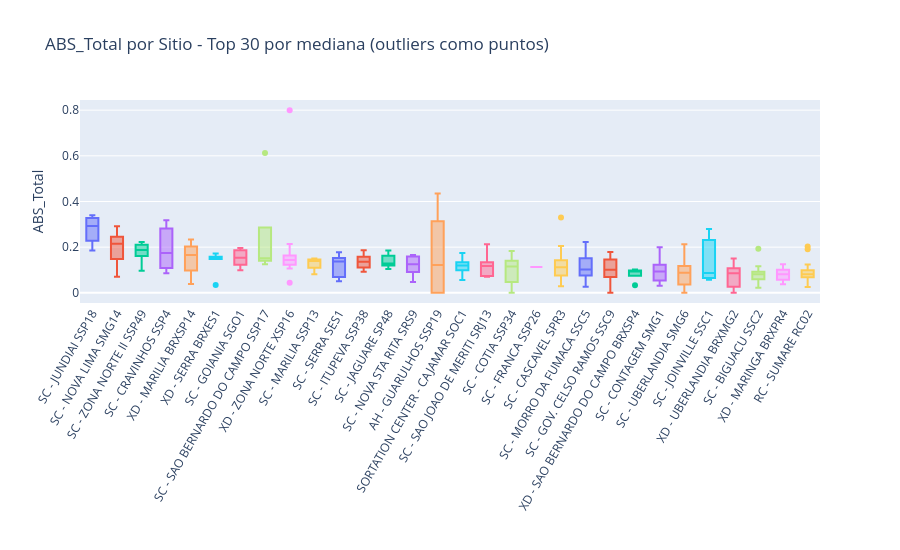

The notebook cell this image was saved under:
### Code cell
# Boxplot interactivo Top 30 sitios por mediana ABS_Total
top30 = df_out.groupby('Operational_name')['ABS_Total'].median().sort_values(ascending=False).head(30).index.tolist()
fig = px.box(
    df_out[df_out['Operational_name'].isin(top30)],
    x='Operational_name', y='ABS_Total',
    category_orders={'Operational_name':top30},
    title='ABS_Total por Sitio - Top 30 por mediana (outliers como puntos)',
    color='Operational_name', points='outliers'
)
fig.update_layout(height=550, showlegend=False, xaxis_tickangle=-60, xaxis_title='')
fig.show()

### Figure 1 — Plotly figure (JSON) as saved in the notebook; plotly's stock layout.template omitted (floating-point values rounded to 4 significant figures)
{"data": [{"alignmentgroup": "True", "boxpoints": "outliers", "hovertemplate": "Operational_name=%{x}<br>ABS_Total=%{y}<extra></extra>", "legendgroup": "SC - JUNDIAI SSP18", "marker": {"color": "#636efa"}, "name": "SC - JUNDIAI SSP18", "notched": false, "offsetgroup": "SC - JUNDIAI SSP18", "orientation": "v", "showlegend": true, "type": "box", "x": ["SC - JUNDIAI SSP18", "SC - JUNDIAI SSP18", "SC - JUNDIAI SSP18", "SC - JUNDIAI SSP18"], "x0": " ", "xaxis": "x", "y": [0.2705, 0.3146, 0.3403, 0.1859], "y0": " ", "yaxis": "y"}, {"alignmentgroup": "True", "boxpoints": "outliers", "hovertemplate": "Operational_name=%{x}<br>ABS_Total=%{y}<extra></extra>", "legendgroup": "SC - NOVA LIMA SMG14", "marker": {"color": "#EF553B"}, "name": "SC - NOVA LIMA SMG14", "notched": false, "offsetgroup": "SC - NOVA LIMA SMG14", "orientation": "v", "showlegend": true, "type": "box", "x": ["SC - NOVA LIMA SMG14", "SC - NOVA LIMA SMG14", "SC - NOVA LIMA SMG14", "SC - NOVA LIMA SMG14", "SC - NOVA LIMA SMG14"], "x0": " ", "xaxis": "x", "y": [0.1745, 0.2918, 0.2155, 0.2309, 0.0701], "y0": " ", "yaxis": "y"}, {"alignmentgroup": "True", "boxpoints": "outliers", "hovertemplate": "Operational_name=%{x}<br>ABS_Total=%{y}<extra></extra>", "legendgroup": "SC - ZONA NORTE II SSP49", "marker": {"color": "#00cc96"}, "name": "SC - ZONA NORTE II SSP49", "notched": false, "offsetgroup": "SC - ZONA NORTE II SSP49", "orientation": "v", "showlegend": true, "type": "box", "x": ["SC - ZONA NORTE II SSP49", "SC - ZONA NORTE II SSP49", "SC - ZONA NORTE II SSP49", "SC - ZONA NORTE II SSP49", "SC - ZONA NORTE II SSP49", "SC - ZONA NORTE II SSP49", "SC - ZONA NORTE II SSP49", "SC - ZONA NORTE II SSP49"], "x0": " ", "xaxis": "x", "y": [0.2221, 0.2001, 0.1769, 0.1634, 0.1582, 0.2229, 0.1987, 0.09683], "y0": " ", "yaxis": "y"}, {"alignmentgroup": "True", "boxpoints": "outliers", "hovertemplate": "Operational_name=%{x}<br>ABS_Total=%{y}<extra></extra>", "legendgroup": "SC - CRAVINHOS SSP4", "marker": {"color": "#ab63fa"}, "name": "SC - CRAVINHOS SSP4", "notched": false, "offsetgroup": "SC - CRAVINHOS SSP4", "orientation": "v", "showlegend": true, "type": "box", "x": ["SC - CRAVINHOS SSP4", "SC - CRAVINHOS SSP4", "SC - CRAVINHOS SSP4"], "x0": " ", "xaxis": "x", "y": [0.1748, 0.3177, 0.08608], "y0": " ", "yaxis": "y"}, {"alignmentgroup": "True", "boxpoints": "outliers", "hovertemplate": "Operational_name=%{x}<br>ABS_Total=%{y}<extra></extra>", "legendgroup": "XD - MARILIA BRXSP14", "marker": {"color": "#FFA15A"}, "name": "XD - MARILIA BRXSP14", "notched": false, "offsetgroup": "XD - MARILIA BRXSP14", "orientation": "v", "showlegend": true, "type": "box", "x": ["XD - MARILIA BRXSP14", "XD - MARILIA BRXSP14", "XD - MARILIA BRXSP14", "XD - MARILIA BRXSP14"], "x0": " ", "xaxis": "x", "y": [0.2339, 0.173, 0.1575, 0.03865], "y0": " ", "yaxis": "y"}, {"alignmentgroup": "True", "boxpoints": "outliers", "hovertemplate": "Operational_name=%{x}<br>ABS_Total=%{y}<extra></extra>", "legendgroup": "XD - SERRA BRXES1", "marker": {"color": "#19d3f3"}, "name": "XD - SERRA BRXES1", "notched": false, "offsetgroup": "XD - SERRA BRXES1", "orientation": "v", "showlegend": true, "type": "box", "x": ["XD - SERRA BRXES1", "XD - SERRA BRXES1", "XD - SERRA BRXES1", "XD - SERRA BRXES1", "XD - SERRA BRXES1", "XD - SERRA BRXES1"], "x0": " ", "xaxis": "x", "y": [0.1483, 0.1541, 0.1585, 0.1555, 0.1728, 0.03462], "y0": " ", "yaxis": "y"}, {"alignmentgroup": "True", "boxpoints": "outliers", "hovertemplate": "Operational_name=%{x}<br>ABS_Total=%{y}<extra></extra>", "legendgroup": "SC - GOIANIA SGO1", "marker": {"color": "#FF6692"}, "name": "SC - GOIANIA SGO1", "notched": false, "offsetgroup": "SC - GOIANIA SGO1", "orientation": "v", "showlegend": true, "type": "box", "x": ["SC - GOIANIA SGO1", "SC - GOIANIA SGO1", "SC - GOIANIA SGO1", "SC - GOIANIA SGO1", "SC - GOIANIA SGO1", "SC - GOIANIA SGO1"], "x0": " ", "xaxis": "x", "y": [0.1228, 0.1505, 0.1868, 0.1969, 0.1578, 0.09868], "y0": " ", "yaxis": "y"}, {"alignmentgroup": "True", "boxpoints": "outliers", "hovertemplate": "Operational_name=%{x}<br>ABS_Total=%{y}<extra></extra>", "legendgroup": "SC - SAO BERNARDO DO CAMPO SSP17", "marker": {"color": "#B6E880"}, "name": "SC - SAO BERNARDO DO CAMPO SSP17", "notched": false, "offsetgroup": "SC - SAO BERNARDO DO CAMPO SSP17", "orientation": "v", "showlegend": true, "type": "box", "x": ["SC - SAO BERNARDO DO CAMPO SSP17", "SC - SAO BERNARDO DO CAMPO SSP17", "SC - SAO BERNARDO DO CAMPO SSP17", "SC - SAO BERNARDO DO CAMPO SSP17", "SC - SAO BERNARDO DO CAMPO SSP17"], "x0": " ", "xaxis": "x", "y": [0.6125, 0.1463, 0.1515, 0.125, 0.1777], "y0": " ", "yaxis": "y"}, {"alignmentgroup": "True", "boxpoints": "outliers", "hovertemplate": "Operational_name=%{x}<br>ABS_Total=%{y}<extra></extra>", "legendgroup": "XD - ZONA NORTE XSP16", "marker": {"color": "#FF97FF"}, "name": "XD - ZONA NORTE XSP16", "notched": false, "offsetgroup": "XD - ZONA NORTE XSP16", "orientation": "v", "showlegend": true, "type": "box", "x": ["XD - ZONA NORTE XSP16", "XD - ZONA NORTE XSP16", "XD - ZONA NORTE XSP16", "XD - ZONA NORTE XSP16", "XD - ZONA NORTE XSP16", "XD - ZONA NORTE XSP16", "XD - ZONA NORTE XSP16", "XD - ZONA NORTE XSP16", "XD - ZONA NORTE XSP16", "XD - ZONA NORTE XSP16", "XD - ZONA NORTE XSP16", "XD - ZONA NORTE XSP16", "XD - ZONA NORTE XSP16"], "x0": " ", "xaxis": "x", "y": [0.8, 0.2134, 0.1751, 0.1071, 0.1108, 0.1276, 0.1594, 0.1442, 0.1395, 0.13, 0.1466, 0.1567, 0.04451], "y0": " ", "yaxis": "y"}, {"alignmentgroup": "True", "boxpoints": "outliers", "hovertemplate": "Operational_name=%{x}<br>ABS_Total=%{y}<extra></extra>", "legendgroup": "SC - MARILIA SSP13", "marker": {"color": "#FECB52"}, "name": "SC - MARILIA SSP13", "notched": false, "offsetgroup": "SC - MARILIA SSP13", "orientation": "v", "showlegend": true, "type": "box", "x": ["SC - MARILIA SSP13", "SC - MARILIA SSP13", "SC - MARILIA SSP13", "SC - MARILIA SSP13"], "x0": " ", "xaxis": "x", "y": [0.1378, 0.1499, 0.1416, 0.08194], "y0": " ", "yaxis": "y"}, {"alignmentgroup": "True", "boxpoints": "outliers", "hovertemplate": "Operational_name=%{x}<br>ABS_Total=%{y}<extra></extra>", "legendgroup": "SC - SERRA SES1", "marker": {"color": "#636efa"}, "name": "SC - SERRA SES1", "notched": false, "offsetgroup": "SC - SERRA SES1", "orientation": "v", "showlegend": true, "type": "box", "x": ["SC - SERRA SES1", "SC - SERRA SES1", "SC - SERRA SES1", "SC - SERRA SES1", "SC - SERRA SES1", "SC - SERRA SES1"], "x0": " ", "xaxis": "x", "y": [0.05103, 0.1529, 0.1397, 0.1356, 0.1782, 0.06897], "y0": " ", "yaxis": "y"}, {"alignmentgroup": "True", "boxpoints": "outliers", "hovertemplate": "Operational_name=%{x}<br>ABS_Total=%{y}<extra></extra>", "legendgroup": "SC - ITUPEVA SSP38", "marker": {"color": "#EF553B"}, "name": "SC - ITUPEVA SSP38", "notched": false, "offsetgroup": "SC - ITUPEVA SSP38", "orientation": "v", "showlegend": true, "type": "box", "x": ["SC - ITUPEVA SSP38", "SC - ITUPEVA SSP38", "SC - ITUPEVA SSP38", "SC - ITUPEVA SSP38", "SC - ITUPEVA SSP38", "SC - ITUPEVA SSP38"], "x0": " ", "xaxis": "x", "y": [0.1115, 0.09215, 0.1311, 0.1582, 0.1866, 0.1421], "y0": " ", "yaxis": "y"}, {"alignmentgroup": "True", "boxpoints": "outliers", "hovertemplate": "Operational_name=%{x}<br>ABS_Total=%{y}<extra></extra>", "legendgroup": "SC - JAGUARE SP48", "marker": {"color": "#00cc96"}, "name": "SC - JAGUARE SP48", "notched": false, "offsetgroup": "SC - JAGUARE SP48", "orientation": "v", "showlegend": true, "type": "box", "x": ["SC - JAGUARE SP48", "SC - JAGUARE SP48", "SC - JAGUARE SP48", "SC - JAGUARE SP48", "SC - JAGUARE SP48", "SC - JAGUARE SP48", "SC - JAGUARE SP48", "SC - JAGUARE SP48", "SC - JAGUARE SP48", "SC - JAGUARE SP48", "SC - JAGUARE SP48"], "x0": " ", "xaxis": "x", "y": [0.1084, 0.1291, 0.1708, 0.1192, 0.1235, 0.1852, 0.1289, 0.1292, 0.1633, 0.1579, 0.1047], "y0": " ", "yaxis": "y"}, {"alignmentgroup": "True", "boxpoints": "outliers", "hovertemplate": "Operational_name=%{x}<br>ABS_Total=%{y}<extra></extra>", "legendgroup": "SC - NOVA STA RITA SRS9", "marker": {"color": "#ab63fa"}, "name": "SC - NOVA STA RITA SRS9", "notched": false, "offsetgroup": "SC - NOVA STA RITA SRS9", "orientation": "v", "showlegend": true, "type": "box", "x": ["SC - NOVA STA RITA SRS9", "SC - NOVA STA RITA SRS9", "SC - NOVA STA RITA SRS9", "SC - NOVA STA RITA SRS9", "SC - NOVA STA RITA SRS9", "SC - NOVA STA RITA SRS9", "SC - NOVA STA RITA SRS9", "SC - NOVA STA RITA SRS9", "SC - NOVA STA RITA SRS9", "SC - NOVA STA RITA SRS9"], "x0": " ", "xaxis": "x", "y": [0.0657, 0.09149, 0.1608, 0.1126, 0.1344, 0.1587, 0.1659, 0.1154, 0.1407, 0.04749], "y0": " ", "yaxis": "y"}, {"alignmentgroup": "True", "boxpoints": "outliers", "hovertemplate": "Operational_name=%{x}<br>ABS_Total=%{y}<extra></extra>", "legendgroup": "AH - GUARULHOS SSP19", "marker": {"color": "#FFA15A"}, "name": "AH - GUARULHOS SSP19", "notched": false, "offsetgroup": "AH - GUARULHOS SSP19", "orientation": "v", "showlegend": true, "type": "box", "x": ["AH - GUARULHOS SSP19", "AH - GUARULHOS SSP19", "AH - GUARULHOS SSP19", "AH - GUARULHOS SSP19", "AH - GUARULHOS SSP19", "AH - GUARULHOS SSP19", "AH - GUARULHOS SSP19", "AH - GUARULHOS SSP19", "AH - GUARULHOS SSP19", "AH - GUARULHOS SSP19", "AH - GUARULHOS SSP19", "AH - GUARULHOS SSP19", "AH - GUARULHOS SSP19"], "x0": " ", "xaxis": "x", "y": [0.1346, 0.0, 0.0, 0.0, 0.0, 0.0, 0.025, 0.3, 0.3542, 0.3596, 0.4348, 0.2623, 0.1215], "y0": " ", "yaxis": "y"}, {"alignmentgroup": "True", "boxpoints": "outliers", "hovertemplate": "Operational_name=%{x}<br>ABS_Total=%{y}<extra></extra>", "legendgroup": "SORTATION CENTER - CAJAMAR SOC1", "marker": {"color": "#19d3f3"}, "name": "SORTATION CENTER - CAJAMAR SOC1", "notched": false, "offsetgroup": "SORTATION CENTER - CAJAMAR SOC1", "orientation": "v", "showlegend": true, "type": "box", "x": ["SORTATION CENTER - CAJAMAR SOC1", "SORTATION CENTER - CAJAMAR SOC1", "SORTATION CENTER - CAJAMAR SOC1", "SORTATION CENTER - CAJAMAR SOC1", "SORTATION CENTER - CAJAMAR SOC1", "SORTATION CENTER - CAJAMAR SOC1", "SORTATION CENTER - CAJAMAR SOC1", "SORTATION CENTER - CAJAMAR SOC1", "SORTATION CENTER - CAJAMAR SOC1", "SORTATION CENTER - CAJAMAR SOC1", "SORTATION CENTER - CAJAMAR SOC1", "SORTATION CENTER - CAJAMAR SOC1", "SORTATION CENTER - CAJAMAR SOC1", "SORTATION CENTER - CAJAMAR SOC1", "SORTATION CENTER - CAJAMAR SOC1", "SORTATION CENTER - CAJAMAR SOC1", "SORTATION CENTER - CAJAMAR SOC1", "SORTATION CENTER - CAJAMAR SOC1", "SORTATION CENTER - CAJAMAR SOC1", "SORTATION CENTER - CAJAMAR SOC1"], "x0": " ", "xaxis": "x", "y": [0.05579, 0.06807, 0.08492, 0.0694, 0.1011, 0.1263, 0.1262, 0.1171, 0.1225, 0.1084, 0.09737, 0.112, 0.1187, 0.1198, 0.1741, 0.151, 0.1495, 0.1424, 0.1664, 0.1235], "y0": " ", "yaxis": "y"}, {"alignmentgroup": "True", "boxpoints": "outliers", "hovertemplate": "Operational_name=%{x}<br>ABS_Total=%{y}<extra></extra>", "legendgroup": "SC - SAO JOAO DE MERITI SRJ13", "marker": {"color": "#FF6692"}, "name": "SC - SAO JOAO DE MERITI SRJ13", "notched": false, "offsetgroup": "SC - SAO JOAO DE MERITI SRJ13", "orientation": "v", "showlegend": true, "type": "box", "x": ["SC - SAO JOAO DE MERITI SRJ13", "SC - SAO JOAO DE MERITI SRJ13", "SC - SAO JOAO DE MERITI SRJ13", "SC - SAO JOAO DE MERITI SRJ13", "SC - SAO JOAO DE MERITI SRJ13", "SC - SAO JOAO DE MERITI SRJ13"], "x0": " ", "xaxis": "x", "y": [0.2132, 0.1343, 0.1143, 0.1212, 0.07042, 0.07407], "y0": " ", "yaxis": "y"}, {"alignmentgroup": "True", "boxpoints": "outliers", "hovertemplate": "Operational_name=%{x}<br>ABS_Total=%{y}<extra></extra>", "legendgroup": "SC - COTIA SSP34", "marker": {"color": "#B6E880"}, "name": "SC - COTIA SSP34", "notched": false, "offsetgroup": "SC - COTIA SSP34", "orientation": "v", "showlegend": true, "type": "box", "x": ["SC - COTIA SSP34", "SC - COTIA SSP34", "SC - COTIA SSP34", "SC - COTIA SSP34", "SC - COTIA SSP34", "SC - COTIA SSP34", "SC - COTIA SSP34", "SC - COTIA SSP34"], "x0": " ", "xaxis": "x", "y": [0.0, 0.0, 0.1139, 0.09475, 0.1165, 0.1508, 0.1836, 0.1297], "y0": " ", "yaxis": "y"}, {"alignmentgroup": "True", "boxpoints": "outliers", "hovertemplate": "Operational_name=%{x}<br>ABS_Total=%{y}<extra></extra>", "legendgroup": "SC - FRANCA SSP26", "marker": {"color": "#FF97FF"}, "name": "SC - FRANCA SSP26", "notched": false, "offsetgroup": "SC - FRANCA SSP26", "orientation": "v", "showlegend": true, "type": "box", "x": ["SC - FRANCA SSP26"], "x0": " ", "xaxis": "x", "y": [0.1136], "y0": " ", "yaxis": "y"}, {"alignmentgroup": "True", "boxpoints": "outliers", "hovertemplate": "Operational_name=%{x}<br>ABS_Total=%{y}<extra></extra>", "legendgroup": "SC - CASCAVEL SPR3", "marker": {"color": "#FECB52"}, "name": "SC - CASCAVEL SPR3", "notched": false, "offsetgroup": "SC - CASCAVEL SPR3", "orientation": "v", "showlegend": true, "type": "box", "x": ["SC - CASCAVEL SPR3", "SC - CASCAVEL SPR3", "SC - CASCAVEL SPR3", "SC - CASCAVEL SPR3", "SC - CASCAVEL SPR3", "SC - CASCAVEL SPR3", "SC - CASCAVEL SPR3", "SC - CASCAVEL SPR3", "SC - CASCAVEL SPR3", "SC - CASCAVEL SPR3", "SC - CASCAVEL SPR3", "SC - CASCAVEL SPR3", "SC - CASCAVEL SPR3", "SC - CASCAVEL SPR3", "SC - CASCAVEL SPR3", "SC - CASCAVEL SPR3", "SC - CASCAVEL SPR3", "SC - CASCAVEL SPR3", "SC - CASCAVEL SPR3", "SC - CASCAVEL SPR3"], "x0": " ", "xaxis": "x", "y": [0.06991, 0.06352, 0.06386, 0.1425, 0.1655, 0.1819, 0.1117, 0.0979, 0.07234, 0.02923, 0.0907, 0.1227, 0.1288, 0.08063, 0.1092, 0.1378, 0.112, 0.2053, 0.3304, 0.1436], "y0": " ", "yaxis": "y"}, {"alignmentgroup": "True", "boxpoints": "outliers", "hovertemplate": "Operational_name=%{x}<br>ABS_Total=%{y}<extra></extra>", "legendgroup": "SC - MORRO DA FUMACA SSC5", "marker": {"color": "#636efa"}, "name": "SC - MORRO DA FUMACA SSC5", "notched": false, "offsetgroup": "SC - MORRO DA FUMACA SSC5", "orientation": "v", "showlegend": true, "type": "box", "x": ["SC - MORRO DA FUMACA SSC5", "SC - MORRO DA FUMACA SSC5", "SC - MORRO DA FUMACA SSC5", "SC - MORRO DA FUMACA SSC5", "SC - MORRO DA FUMACA SSC5", "SC - MORRO DA FUMACA SSC5", "SC - MORRO DA FUMACA SSC5", "SC - MORRO DA FUMACA SSC5", "SC - MORRO DA FUMACA SSC5", "SC - MORRO DA FUMACA SSC5", "SC - MORRO DA FUMACA SSC5", "SC - MORRO DA FUMACA SSC5", "SC - MORRO DA FUMACA SSC5", "SC - MORRO DA FUMACA SSC5", "SC - MORRO DA FUMACA SSC5", "SC - MORRO DA FUMACA SSC5", "SC - MORRO DA FUMACA SSC5", "SC - MORRO DA FUMACA SSC5", "SC - MORRO DA FUMACA SSC5", "SC - MORRO DA FUMACA SSC5"], "x0": " ", "xaxis": "x", "y": [0.07838, 0.2228, 0.104, 0.06607, 0.05843, 0.02647, 0.02674, 0.1348, 0.09286, 0.07398, 0.08293, 0.1261, 0.1527, 0.1692, 0.081, 0.1493, 0.1035, 0.1768, 0.1885, 0.1001], "y0": " ", "yaxis": "y"}, {"alignmentgroup": "True", "boxpoints": "outliers", "hovertemplate": "Operational_name=%{x}<br>ABS_Total=%{y}<extra></extra>", "legendgroup": "SC - GOV. CELSO RAMOS SSC9", "marker": {"color": "#EF553B"}, "name": "SC - GOV. CELSO RAMOS SSC9", "notched": false, "offsetgroup": "SC - GOV. CELSO RAMOS SSC9", "orientation": "v", "showlegend": true, "type": "box", "x": ["SC - GOV. CELSO RAMOS SSC9", "SC - GOV. CELSO RAMOS SSC9", "SC - GOV. CELSO RAMOS SSC9", "SC - GOV. CELSO RAMOS SSC9", "SC - GOV. CELSO RAMOS SSC9", "SC - GOV. CELSO RAMOS SSC9", "SC - GOV. CELSO RAMOS SSC9", "SC - GOV. CELSO RAMOS SSC9", "SC - GOV. CELSO RAMOS SSC9", "SC - GOV. CELSO RAMOS SSC9", "SC - GOV. CELSO RAMOS SSC9", "SC - GOV. CELSO RAMOS SSC9", "SC - GOV. CELSO RAMOS SSC9", "SC - GOV. CELSO RAMOS SSC9", "SC - GOV. CELSO RAMOS SSC9", "SC - GOV. CELSO RAMOS SSC9"], "x0": " ", "xaxis": "x", "y": [0.0, 0.1792, 0.02215, 0.06173, 0.147, 0.159, 0.07766, 0.09555, 0.04499, 0.1001, 0.1451, 0.08458, 0.1183, 0.1665, 0.1207, 0.103], "y0": " ", "yaxis": "y"}, {"alignmentgroup": "True", "boxpoints": "outliers", "hovertemplate": "Operational_name=%{x}<br>ABS_Total=%{y}<extra></extra>", "legendgroup": "XD - SAO BERNARDO DO CAMPO BRXSP4", "marker": {"color": "#00cc96"}, "name": "XD - SAO BERNARDO DO CAMPO BRXSP4", "notched": false, "offsetgroup": "XD - SAO BERNARDO DO CAMPO BRXSP4", "orientation": "v", "showlegend": true, "type": "box", "x": ["XD - SAO BERNARDO DO CAMPO BRXSP4", "XD - SAO BERNARDO DO CAMPO BRXSP4", "XD - SAO BERNARDO DO CAMPO BRXSP4", "XD - SAO BERNARDO DO CAMPO BRXSP4", "XD - SAO BERNARDO DO CAMPO BRXSP4"], "x0": " ", "xaxis": "x", "y": [0.097, 0.1018, 0.08851, 0.09394, 0.03288], "y0": " ", "yaxis": "y"}, {"alignmentgroup": "True", "boxpoints": "outliers", "hovertemplate": "Operational_name=%{x}<br>ABS_Total=%{y}<extra></extra>", "legendgroup": "SC - CONTAGEM SMG1", "marker": {"color": "#ab63fa"}, "name": "SC - CONTAGEM SMG1", "notched": false, "offsetgroup": "SC - CONTAGEM SMG1", "orientation": "v", "showlegend": true, "type": "box", "x": ["SC - CONTAGEM SMG1", "SC - CONTAGEM SMG1", "SC - CONTAGEM SMG1", "SC - CONTAGEM SMG1", "SC - CONTAGEM SMG1", "SC - CONTAGEM SMG1", "SC - CONTAGEM SMG1", "SC - CONTAGEM SMG1", "SC - CONTAGEM SMG1", "SC - CONTAGEM SMG1", "SC - CONTAGEM SMG1", "SC - CONTAGEM SMG1", "SC - CONTAGEM SMG1", "SC - CONTAGEM SMG1", "SC - CONTAGEM SMG1", "SC - CONTAGEM SMG1", "SC - CONTAGEM SMG1", "SC - CONTAGEM SMG1", "SC - CONTAGEM SMG1", "SC - CONTAGEM SMG1", "SC - CONTAGEM SMG1", "SC - CONTAGEM SMG1", "SC - CONTAGEM SMG1", "SC - CONTAGEM SMG1", "SC - CONTAGEM SMG1", "SC - CONTAGEM SMG1", "SC - CONTAGEM SMG1", "SC - CONTAGEM SMG1", "SC - CONTAGEM SMG1", "SC - CONTAGEM SMG1", "SC - CONTAGEM SMG1", "SC - CONTAGEM SMG1", "SC - CONTAGEM SMG1"], "x0": " ", "xaxis": "x", "y": [0.1013, 0.0852, 0.1055, 0.05056, 0.05294, 0.04484, 0.107, 0.1044, 0.1224, 0.04465, 0.04009, 0.05853, 0.2, 0.05423, 0.03134, 0.05033, 0.05155, 0.07746, 0.1249, 0.09805, 0.1098, 0.1045, 0.09368, 0.08873, 0.08403, 0.07663, 0.1293, 0.1627, 0.1497, 0.1283, 0.1294, 0.1439, 0.07288], "y0": " ", "yaxis": "y"}, {"alignmentgroup": "True", "boxpoints": "outliers", "hovertemplate": "Operational_name=%{x}<br>ABS_Total=%{y}<extra></extra>", "legendgroup": "SC - UBERLANDIA SMG6", "marker": {"color": "#FFA15A"}, "name": "SC - UBERLANDIA SMG6", "notched": false, "offsetgroup": "SC - UBERLANDIA SMG6", "orientation": "v", "showlegend": true, "type": "box", "x": ["SC - UBERLANDIA SMG6", "SC - UBERLANDIA SMG6", "SC - UBERLANDIA SMG6", "SC - UBERLANDIA SMG6", "SC - UBERLANDIA SMG6", "SC - UBERLANDIA SMG6", "SC - UBERLANDIA SMG6", "SC - UBERLANDIA SMG6", "SC - UBERLANDIA SMG6", "SC - UBERLANDIA SMG6", "SC - UBERLANDIA SMG6", "SC - UBERLANDIA SMG6", "SC - UBERLANDIA SMG6", "SC - UBERLANDIA SMG6", "SC - UBERLANDIA SMG6", "SC - UBERLANDIA SMG6", "SC - UBERLANDIA SMG6", "SC - UBERLANDIA SMG6", "SC - UBERLANDIA SMG6", "SC - UBERLANDIA SMG6", "SC - UBERLANDIA SMG6", "SC - UBERLANDIA SMG6", "SC - UBERLANDIA SMG6", "SC - UBERLANDIA SMG6", "SC - UBERLANDIA SMG6", "SC - UBERLANDIA SMG6", "SC - UBERLANDIA SMG6", "SC - UBERLANDIA SMG6", "SC - UBERLANDIA SMG6", "SC - UBERLANDIA SMG6", "SC - UBERLANDIA SMG6", "SC - UBERLANDIA SMG6", "SC - UBERLANDIA SMG6"], "x0": " ", "xaxis": "x", "y": [0.02062, 0.03563, 0.02342, 0.02169, 0.03628, 0.0, 0.05252, 0.0107, 0.04438, 0.09019, 0.04611, 0.02005, 0.0, 0.083, 0.06667, 0.1209, 0.05742, 0.08927, 0.1339, 0.1986, 0.109, 0.06902, 0.09796, 0.09178, 0.1153, 0.1126, 0.1877, 0.1162, 0.1425, 0.1233, 0.1389, 0.2123, 0.08798], "y0": " ", "yaxis": "y"}, {"alignmentgroup": "True", "boxpoints": "outliers", "hovertemplate": "Operational_name=%{x}<br>ABS_Total=%{y}<extra></extra>", "legendgroup": "SC - JOINVILLE SSC1", "marker": {"color": "#19d3f3"}, "name": "SC - JOINVILLE SSC1", "notched": false, "offsetgroup": "SC - JOINVILLE SSC1", "orientation": "v", "showlegend": true, "type": "box", "x": ["SC - JOINVILLE SSC1", "SC - JOINVILLE SSC1", "SC - JOINVILLE SSC1"], "x0": " ", "xaxis": "x", "y": [0.08696, 0.28, 0.05706], "y0": " ", "yaxis": "y"}, {"alignmentgroup": "True", "boxpoints": "outliers", "hovertemplate": "Operational_name=%{x}<br>ABS_Total=%{y}<extra></extra>", "legendgroup": "XD - UBERLANDIA BRXMG2", "marker": {"color": "#FF6692"}, "name": "XD - UBERLANDIA BRXMG2", "notched": false, "offsetgroup": "XD - UBERLANDIA BRXMG2", "orientation": "v", "showlegend": true, "type": "box", "x": ["XD - UBERLANDIA BRXMG2", "XD - UBERLANDIA BRXMG2", "XD - UBERLANDIA BRXMG2", "XD - UBERLANDIA BRXMG2", "XD - UBERLANDIA BRXMG2", "XD - UBERLANDIA BRXMG2", "XD - UBERLANDIA BRXMG2", "XD - UBERLANDIA BRXMG2", "XD - UBERLANDIA BRXMG2", "XD - UBERLANDIA BRXMG2", "XD - UBERLANDIA BRXMG2", "XD - UBERLANDIA BRXMG2"], "x0": " ", "xaxis": "x", "y": [0.0, 0.02609, 0.01053, 0.02804, 0.0896, 0.149, 0.1114, 0.1046, 0.1506, 0.09827, 0.08211, 0.04808], "y0": " ", "yaxis": "y"}, {"alignmentgroup": "True", "boxpoints": "outliers", "hovertemplate": "Operational_name=%{x}<br>ABS_Total=%{y}<extra></extra>", "legendgroup": "SC - BIGUACU SSC2", "marker": {"color": "#B6E880"}, "name": "SC - BIGUACU SSC2", "notched": false, "offsetgroup": "SC - BIGUACU SSC2", "orientation": "v", "showlegend": true, "type": "box", "x": ["SC - BIGUACU SSC2", "SC - BIGUACU SSC2", "SC - BIGUACU SSC2", "SC - BIGUACU SSC2", "SC - BIGUACU SSC2", "SC - BIGUACU SSC2", "SC - BIGUACU SSC2", "SC - BIGUACU SSC2", "SC - BIGUACU SSC2", "SC - BIGUACU SSC2", "SC - BIGUACU SSC2", "SC - BIGUACU SSC2", "SC - BIGUACU SSC2", "SC - BIGUACU SSC2", "SC - BIGUACU SSC2", "SC - BIGUACU SSC2", "SC - BIGUACU SSC2", "SC - BIGUACU SSC2", "SC - BIGUACU SSC2", "SC - BIGUACU SSC2"], "x0": " ", "xaxis": "x", "y": [0.0622, 0.1119, 0.08906, 0.05427, 0.09211, 0.08179, 0.04118, 0.02195, 0.05041, 0.05712, 0.07433, 0.1168, 0.06697, 0.08187, 0.1001, 0.09206, 0.07511, 0.0903, 0.1935, 0.08235], "y0": " ", "yaxis": "y"}, {"alignmentgroup": "True", "boxpoints": "outliers", "hovertemplate": "Operational_name=%{x}<br>ABS_Total=%{y}<extra></extra>", "legendgroup": "XD - MARINGA BRXPR4", "marker": {"color": "#FF97FF"}, "name": "XD - MARINGA BRXPR4", "notched": false, "offsetgroup": "XD - MARINGA BRXPR4", "orientation": "v", "showlegend": true, "type": "box", "x": ["XD - MARINGA BRXPR4", "XD - MARINGA BRXPR4", "XD - MARINGA BRXPR4", "XD - MARINGA BRXPR4", "XD - MARINGA BRXPR4", "XD - MARINGA BRXPR4", "XD - MARINGA BRXPR4", "XD - MARINGA BRXPR4", "XD - MARINGA BRXPR4", "XD - MARINGA BRXPR4", "XD - MARINGA BRXPR4", "XD - MARINGA BRXPR4", "XD - MARINGA BRXPR4", "XD - MARINGA BRXPR4", "XD - MARINGA BRXPR4", "XD - MARINGA BRXPR4", "XD - MARINGA BRXPR4", "XD - MARINGA BRXPR4", "XD - MARINGA BRXPR4", "XD - MARINGA BRXPR4"], "x0": " ", "xaxis": "x", "y": [0.03729, 0.1113, 0.07864, 0.09818, 0.105, 0.06847, 0.09677, 0.08131, 0.0644, 0.05641, 0.04474, 0.04969, 0.05446, 0.08435, 0.1031, 0.08994, 0.1075, 0.08138, 0.1253, 0.05826], "y0": " ", "yaxis": "y"}, {"alignmentgroup": "True", "boxpoints": "outliers", "hovertemplate": "Operational_name=%{x}<br>ABS_Total=%{y}<extra></extra>", "legendgroup": "RC - SUMARE RC02", "marker": {"color": "#FECB52"}, "name": "RC - SUMARE RC02", "notched": false, "offsetgroup": "RC - SUMARE RC02", "orientation": "v", "showlegend": true, "type": "box", "x": ["RC - SUMARE RC02", "RC - SUMARE RC02", "RC - SUMARE RC02", "RC - SUMARE RC02", "RC - SUMARE RC02", "RC - SUMARE RC02", "RC - SUMARE RC02", "RC - SUMARE RC02", "RC - SUMARE RC02", "RC - SUMARE RC02", "RC - SUMARE RC02", "RC - SUMARE RC02", "RC - SUMARE RC02", "RC - SUMARE RC02", "RC - SUMARE RC02", "RC - SUMARE RC02", "RC - SUMARE RC02", "RC - SUMARE RC02", "RC - SUMARE RC02", "RC - SUMARE RC02", "RC - SUMARE RC02"], "x0": " ", "xaxis": "x", "y": [0.04815, 0.04868, 0.02541, 0.09547, 0.1085, 0.09477, 0.08226, 0.05679, 0.07199, 0.07762, 0.07249, 0.09354, 0.1184, 0.1236, 0.08103, 0.07719, 0.07809, 0.08259, 0.0506, 0.1912, 0.2024], "y0": " ", "yaxis": "y"}], "layout": {"boxmode": "overlay", "height": 550, "legend": {"title": {"text": "Operational_name"}, "tracegroupgap": 0}, "showlegend": false, "title": {"text": "ABS_Total por Sitio - Top 30 por mediana (outliers como puntos)"}, "xaxis": {"anchor": "y", "categoryarray": ["SC - JUNDIAI SSP18", "SC - NOVA LIMA SMG14", "SC - ZONA NORTE II SSP49", "SC - CRAVINHOS SSP4", "XD - MARILIA BRXSP14", "XD - SERRA BRXES1", "SC - GOIANIA SGO1", "SC - SAO BERNARDO DO CAMPO SSP17", "XD - ZONA NORTE XSP16", "SC - MARILIA SSP13", "SC - SERRA SES1", "SC - ITUPEVA SSP38", "SC - JAGUARE SP48", "SC - NOVA STA RITA SRS9", "AH - GUARULHOS SSP19", "SORTATION CENTER - CAJAMAR SOC1", "SC - SAO JOAO DE MERITI SRJ13", "SC - COTIA SSP34", "SC - FRANCA SSP26", "SC - CASCAVEL SPR3", "SC - MORRO DA FUMACA SSC5", "SC - GOV. CELSO RAMOS SSC9", "XD - SAO BERNARDO DO CAMPO BRXSP4", "SC - CONTAGEM SMG1", "SC - UBERLANDIA SMG6", "SC - JOINVILLE SSC1", "XD - UBERLANDIA BRXMG2", "SC - BIGUACU SSC2", "XD - MARINGA BRXPR4", "RC - SUMARE RC02"], "categoryorder": "array", "domain": [0, 1], "tickangle": -60, "title": {"text": ""}}, "yaxis": {"anchor": "x", "domain": [0, 1], "title": {"text": "ABS_Total"}}}}
